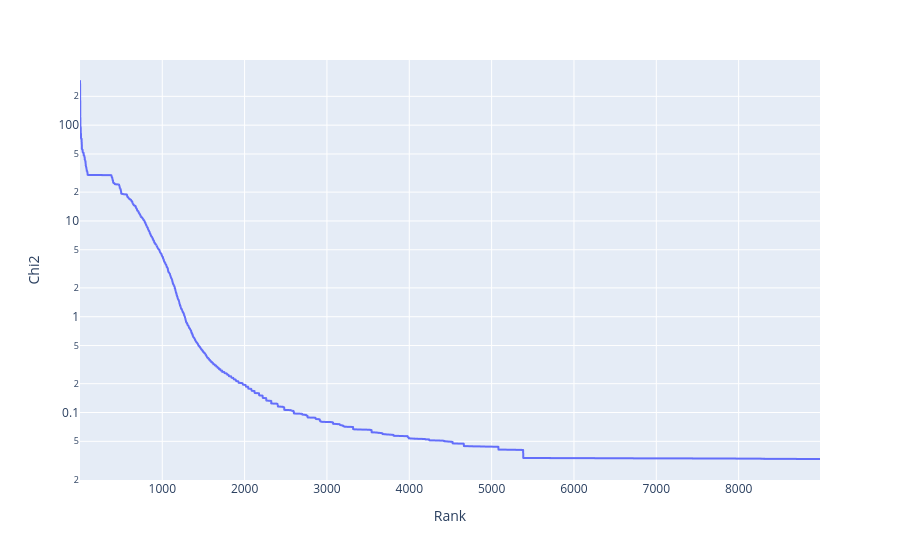

The cell this chart's notebook holds for it:
### Code cell
reduced_features = master_features_df.dropna(subset=['Chi2'])
reduced_features = reduced_features.sort_values(by='Chi2', ascending=False).reset_index(drop=True)
reduced_features['Rank'] = np.arange(1, len(reduced_features)+1)


fig = px.line(reduced_features,
              x='Rank',
              y='Chi2',
              log_y=True,
              hover_name='Feature')

fig.show()

### Figure 1 — Plotly figure (JSON) as saved in the notebook; plotly's stock layout.template omitted (floating-point values rounded to 4 significant figures; data arrays with more than 128 entries replaced by an {"elided": "..."} marker saying what was removed)
{"data": [{"hovertemplate": "<b>%{hovertext}</b><br><br>Rank=%{x}<br>Chi2=%{y}<extra></extra>", "hovertext": {"elided": "8988 str values"}, "legendgroup": "", "line": {"color": "#636efa", "dash": "solid"}, "marker": {"symbol": "circle"}, "mode": "lines", "name": "", "showlegend": false, "type": "scattergl", "x": {"elided": "8988 int values"}, "xaxis": "x", "y": {"elided": "8988 float values"}, "yaxis": "y"}], "layout": {"legend": {"tracegroupgap": 0}, "margin": {"t": 60}, "xaxis": {"anchor": "y", "domain": [0, 1], "title": {"text": "Rank"}}, "yaxis": {"anchor": "x", "domain": [0, 1], "title": {"text": "Chi2"}, "type": "log"}}}
